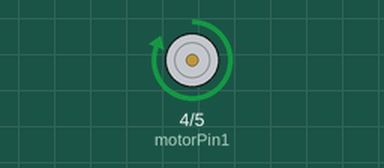
Simulated run of this sketch. Board: Arduino Uno, built with avr-gcc and run on an emulated ATmega328P. On the bench: motor-driver pin pairs drawn as motors (green arrow = first pin HIGH = forward, orange = second pin HIGH = backward, longer = more drive).

Above: at 0.5 s.
At 2.5 s:
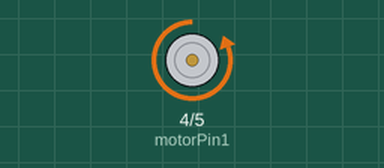
At 3.5 s:
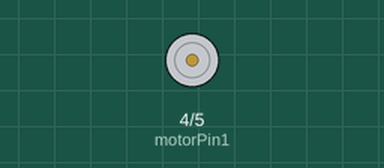
Timing chart, 0 to 5.2 s (numbered marks = the images above):
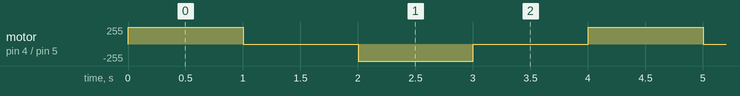

Measured:
- by itself, motor on pin 4 (motorPin1) / pin 5 (motorPin2): repeats every 4.0 s: stopped 1.0 s, backward 255/255 1.0 s, stopped 1.0 s, forward 255/255 1.0 s

The sketch:

DC_L9110s.ino
```cpp
// 모터 핀 정의
const int motorPin1 = 4;  // L9110S 드라이버 IN1 핀
const int motorPin2 = 5;  // L9110S 드라이버 IN2 핀
const int motorPin3 = 4;  // L9110S 드라이버 IN1 핀
const int motorPin4 = 5;  // L9110S 드라이버 IN2 핀

void setup() {
  // 모터 핀을 출력으로 설정
  pinMode(motorPin1, OUTPUT);
  pinMode(motorPin2, OUTPUT);
  pinMode(motorPin3, OUTPUT);
  pinMode(motorPin4, OUTPUT);
}
int maxSpeed=255;//속도 130아래로 안떨어짐

void loop() {

  motorControl(130,1000);//정방향
  motorControl_Stop(1000);
  motorControl_Revert(130,1000);//역방향
  motorControl_Stop(1000);

}

//시계방향회전(속도, 시간)
void motorControl(int speed, int time) {
  analogWrite(motorPin1, speed);  // IN1 핀에 PWM 신호로 속도 설정
  digitalWrite(motorPin2, LOW);  // IN2 핀 LOW
  delay(time);
}

//반시계방향회전
void motorControl_Revert(int speed,int time) {
  analogWrite(motorPin1, LOW);  // IN1 핀에 PWM 신호로 속도 설정
  digitalWrite(motorPin2, speed);  // IN2 핀 LOW
  delay(time);
}

//정지
void motorControl_Stop(int time) {
  analogWrite(motorPin1, LOW);  // IN1 핀에 PWM 신호로 속도 설정
  digitalWrite(motorPin2, LOW);  // IN2 핀 LOW
  delay(time);
}
                                                                                                                                                       
```
